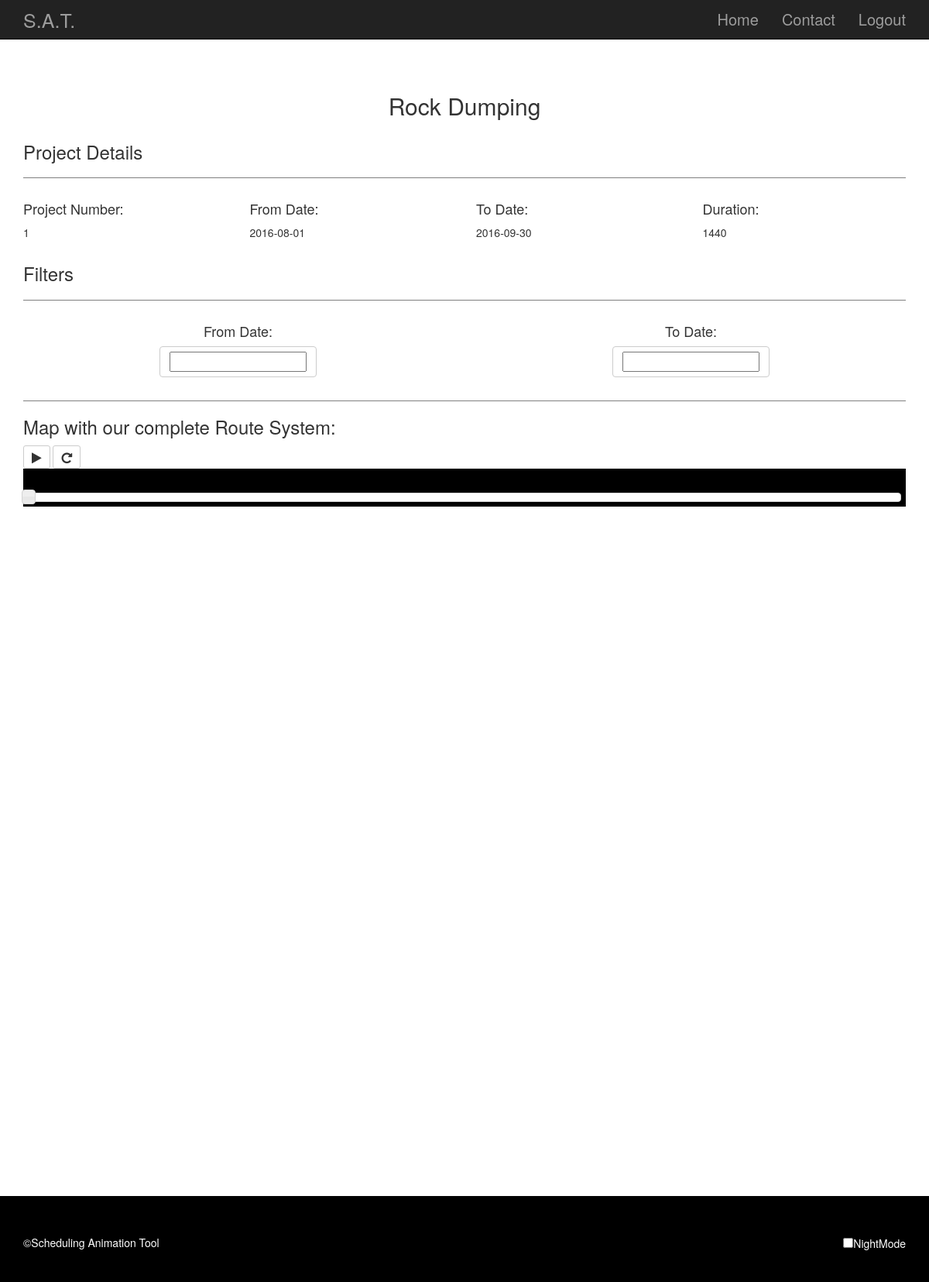
The page /layering.php?id=1 (signed in) on the database its author committed.
### tables this page shows
CREATE TABLE `project` (
  `id` int(11) NOT NULL,
  `model_reference` varchar(30) DEFAULT NULL,
  `start_date` date NOT NULL,
  `end_date` date NOT NULL
);

### layering.php (the view, shortened to what this page needs)
<?php
require 'connect.php';
$id = $_GET['id'];
?>
<!DOCTYPE html>
<html>
  <head>
        <link href="css/bootstrap.min.css" rel="stylesheet"></link>
        <link href="css/AnimatingSymbols.css" rel="stylesheet"></link>
        <link rel="stylesheet" href="font-awesome-4.5.0/css/font-awesome.min.css">
        <link rel="stylesheet" href="https://ajax.googleapis.com/ajax/libs/jqueryui/1.11.4/themes/smoothness/jquery-ui.css">
      <?php
        $result = mysqli_query($bd,"SELECT start_date FROM project WHERE id=".$id);
        $locations = array();
        while($row = mysqli_fetch_array($result)) {
         array_push($locations, $row);
           $start_date=strtotime($locations[0][0]);
         }
         $result = mysqli_query($bd,"SELECT end_date FROM project WHERE id=".$id);
        $locations = array();
        while($row = mysqli_fetch_array($result)) {
         array_push($locations, $row);
           $end_date=strtotime($locations[0][0]);
         }
     ?>
  </head>
  <body data-spy="scroll" data-target=".navbar" data-offset="50">
     <div class="navbar navbar-inverse navbar-fixed-top">
        <div class="container">
          <div class="navbar-header">
           <a class="navbar-brand" href="#" style="font-size: 25px;">S.A.T.</a>
          </div>
         <div id="navbar" class="collapse navbar-collapse">
           <ul class="nav navbar-nav navbar-right">
             <li><a href="pageafterlogin.php">Home</a></li>
             <li><a href="http://techithon.in">Contact</a></li>
             <li><a href="logout.php">Logout</a></li>
           </ul>
          </div>
        </div>
     </div>
   <div class="container">
    <div class="headingAndDescription">
      <?php
    $result = mysqli_query($bd,"SELECT model_reference FROM project WHERE id=".$id);
    $locations = array();
    while($row = mysqli_fetch_array($result)) {
        array_push($locations, $row);
        echo "<h2>" . $locations[0][0] . "</h2>";
    }
    ?>
    </div>
   </div>
    <div class="container">
     <h3>Project Details</h3>
     <hr class="hrRow" id="lineHr1"></hr>
     <div class="row" id="row1">
      <div class="col-md-3">
        <h4>Project Number:</h4>
        <?php
        $result = mysqli_query($bd,"SELECT id FROM project WHERE id=".$id);
        $locations = array();
        while($row = mysqli_fetch_array($result)) {
         array_push($locations, $row);
           echo "<p>" . $locations[0][0] . "</p>";
         }
     ?>
      </div>
      <div class="col-md-3">
        <h4>From Date:</h4>
        <p>
        <?php
        $result = mysqli_query($bd,"SELECT start_date FROM project WHERE id=".$id);
        $locations = array();
        while($row = mysqli_fetch_array($result)) {
         array_push($locations, $row);
           echo "<p>" . $locations[0][0] . "</p>";
           $start_date=strtotime($locations[0][0]);
         }
     ?>
      </div>
      <div class="col-md-3">
        <h4>To Date:</h4>
              <?php
        $result = mysqli_query($bd,"SELECT end_date FROM project WHERE id=".$id);
        $locations = array();
        while($row = mysqli_fetch_array($result)) {
         array_push($locations, $row);
           echo "<p>" . $locations[0][0] . "</p>";
           $end_date=strtotime($locations[0][0]);
         }
     ?>
      </div>
      <div class="col-md-3">
       <h4>Duration:</h4>
<?php
      $interval = $end_date - $start_date;
      echo "<p>" . $interval/3600 . "</p>";
     ?>
      </div>
     </div>
    </div>
  <div class="container">
    <h3>Filters</h3>
    <hr class="hrRow" id="lineHr2"></hr>
    <div class="row" id="row2">
      <div class="col-md-6">
        <h4>From Date:</h4>
        <p><a class="btn btn-default" title="Select here" role="button"><input id="datepickerFrom" title="Click here"></input></a></p>
      </div>
      <div class="col-md-6">
        <h4>To Date:</h4>
        <p><a class="btn btn-default" title="Select here" role="button"><input id="datepickerTo" title="Click here"></input></a></p>
      </div>
    </div>
  </div>
    <div class="container">
      <hr class="hrRow" id="lineHr3"></hr>
      <h3>Map with our complete Route System:</h3>
      <a class="btn btn-default btn-sm play" alt="Play" title="Play">
      <i class="fa fa-play fa-lg" aria-hidden="true"></i></a>
      <a class="btn btn-default btn-sm reset" alt="Restart" title="Restart">
      <i class="fa fa-repeat fa-lg" aria-hidden="true"></i></a>
      <div style="border: 1px solid black; background-color: black; padding: 5px;">
      <div id="slider"></div>
      </div>
    </div>
    <div class="container" id="map"></div>
    <footer>
      <div class="container" id="bottom">
        <p style="display:inline-block;">&copy;Scheduling Animation Tool</p>
        <p style="display:inline-block; float:right;"><input type="checkbox" id="nightMode">NightMode</p>
      </div>
    </footer>
  </body>
</html>

### css/AnimatingSymbols.css (style rules this page uses)
html, body { height: 100%; width: 100%; margin: 0; padding: 0; }
ul.nav { font-size: 20px; }
.headingAndDescription { margin-top: 120px; text-align: center; }
.hrRow { width: 100%; border-color: gray; }
.col-md-6 { text-align: center; }
#map { height: 100%; margin-top: 40px; }
#slider { margin-top: 25px; }
footer { background-color: black; padding-top: 50px; padding-bottom: 30px; position:relative; color: white; margin-top: 50px; }

### rows shown on the page
project: model_reference "Rock Dumping", id "1", start_date "2016-08-01", end_date "2016-09-30", $interval/3600 "1440"
